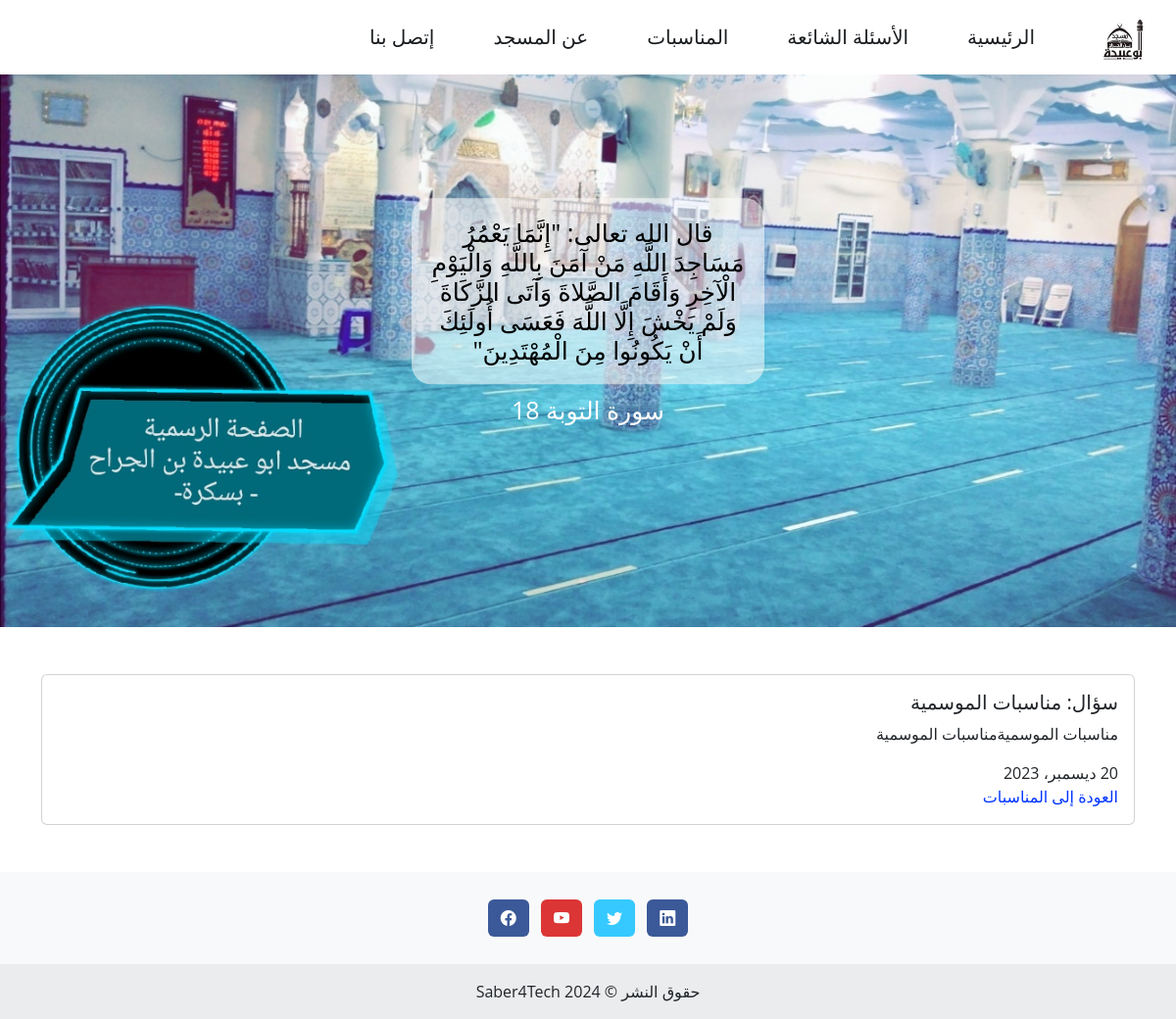
Screenshot of /events_details/2/ with the database file from the repository.
### appAbuObaida/models.py (models this page shows, shortened)
class EventsModel(models.Model):
    event_title = models.CharField(max_length=500)
    event_description = models.TextField()
    pub_date = models.DateField(auto_now_add=True)
    class Meta:
        verbose_name = "النشاطات"
        verbose_name_plural = "النشاطات"

### appAbuObaida/views.py (the view)
# urls.py: path('events_details/<int:event_id>/', views.events_details, name='events_details'),
def events_details(request, event_id):
    activate('ar')
    event_to_detailed = get_object_or_404(EventsModel, pk=event_id)
    context = {
        'event_to_detailed': event_to_detailed
    }
    return render(request, 'appAbuObaida/event_details.html', context)

### appAbuObaida/views.py (called while the page is built)
def footer_date(request):
    footer_date_detailed = datetime.datetime.now().year
    context = {
        'footer_date_detailed': footer_date_detailed
    }
    return context

### templates/appAbuObaida/event_details.html (shortened to what this page needs)
{% extends 'appAbuObaida/base.html' %}
{% load static %}
{% block content %}
    <div class="container my-5" dir="rtl">
        <div class="card card-questions">
            <div class="card-body">
                <h5 class="card-title">سؤال: {{ event_to_detailed.event_title }}</h5>
                <p class="card-text">
                    {{ event_to_detailed.event_description }}
                </p>
                <span>{{ event_to_detailed.pub_date }}</span><br>
                <a class="card-link mt-4" href="{% url 'events_view' %}">
                    العودة إلى المناسبات
                </a>
            </div>
        </div>
    </div>
{% endblock %}

### static/css/styles.css (style rules this page uses)
* { margin: 0; padding: 0; box-sizing: border-box; font-family: 'Open Sans', 'sans-serif'; }
body { height: 100vh; background-color: #fff; font-family: Arial, sans-serif; margin: 0; padding: 0; box-sizing: border-box; }
.card-link { text-decoration: none; color: #0034ff; }
.card-questions { margin-bottom: 10px }
a { text-decoration: none; color: #f1f1f1; }

### rows the page displays
EventsModel: event_title "مناسبات الموسمية", event_description "مناسبات الموسميةمناسبات الموسمية", pub_date "20 ديسمبر، 2023"
